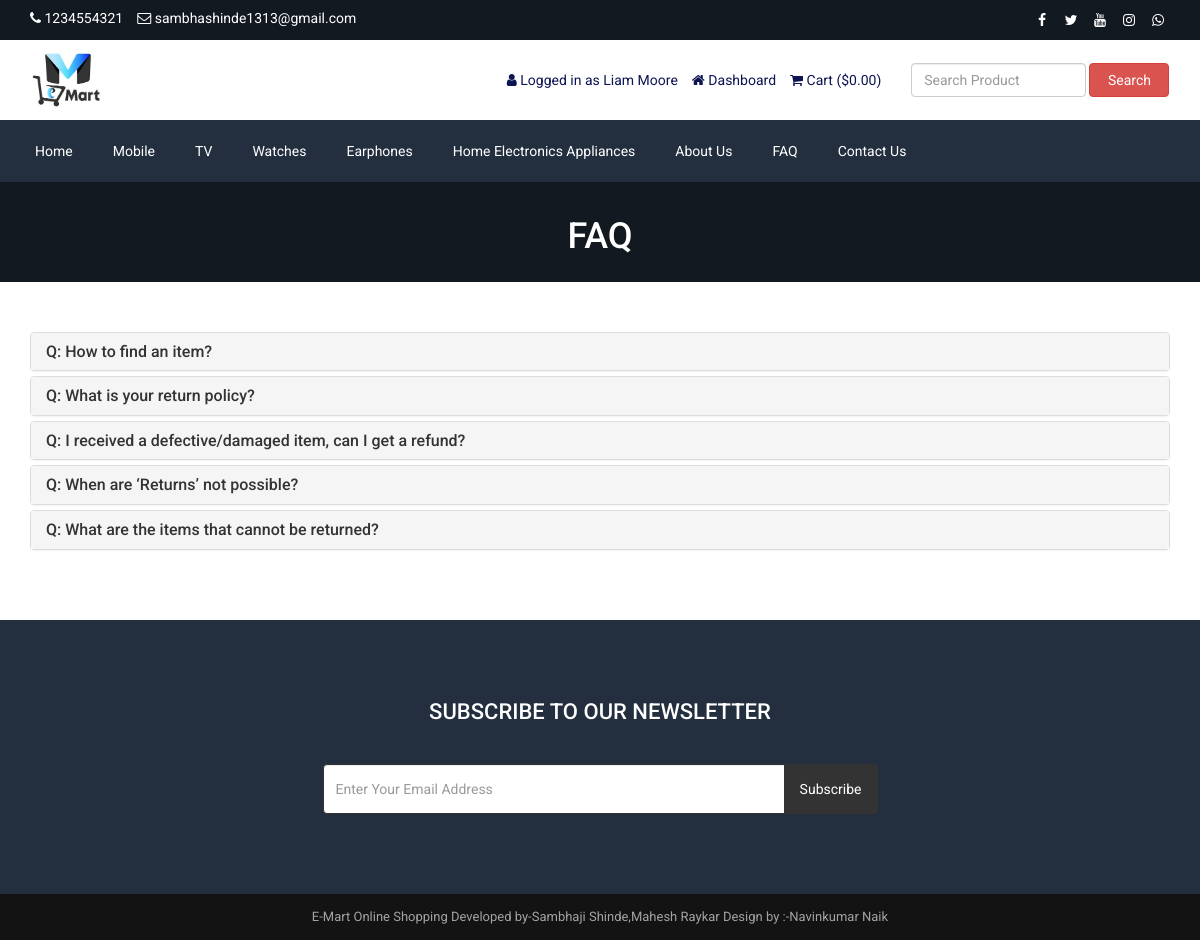
The page /faq.php (signed in) on the database its author committed.
### tables this page shows
CREATE TABLE `tbl_settings` (
  `id` int(11) NOT NULL,
  `logo` varchar(255) NOT NULL,
  `favicon` varchar(255) NOT NULL,
  `footer_about` text NOT NULL,
  `footer_copyright` text NOT NULL,
  `contact_address` text NOT NULL,
  `contact_email` varchar(255) NOT NULL,
  `contact_phone` varchar(255) NOT NULL,
  `contact_fax` varchar(255) NOT NULL,
  `contact_map_iframe` text NOT NULL,
  `receive_email` varchar(255) NOT NULL,
  `receive_email_subject` varchar(255) NOT NULL,
  `receive_email_thank_you_message` text NOT NULL,
  `forget_password_message` text NOT NULL,
  `total_recent_post_footer` int(10) NOT NULL,
  `total_popular_post_footer` int(10) NOT NULL,
  `total_recent_post_sidebar` int(11) NOT NULL,
  `total_popular_post_sidebar` int(11) NOT NULL,
  `total_featured_product_home` int(11) NOT NULL,
  `total_latest_product_home` int(11) NOT NULL,
  `total_popular_product_home` int(11) NOT NULL,
  `meta_title_home` text NOT NULL,
  `meta_keyword_home` text NOT NULL,
  `meta_description_home` text NOT NULL,
  `banner_login` varchar(255) NOT NULL,
  `banner_registration` varchar(255) NOT NULL,
  `banner_forget_password` varchar(255) NOT NULL,
  `banner_reset_password` varchar(255) NOT NULL,
  `banner_search` varchar(255) NOT NULL,
  `banner_cart` varchar(255) NOT NULL,
  `banner_checkout` varchar(255) NOT NULL,
  `banner_product_category` varchar(255) NOT NULL,
  `banner_blog` varchar(255) NOT NULL,
  `cta_title` varchar(255) NOT NULL,
  `cta_content` text NOT NULL,
  `cta_read_more_text` varchar(255) NOT NULL,
  `cta_read_more_url` varchar(255) NOT NULL,
  `cta_photo` varchar(255) NOT NULL,
  `featured_product_title` varchar(255) NOT NULL,
  `featured_product_subtitle` varchar(255) NOT NULL,
  `latest_product_title` varchar(255) NOT NULL,
  `latest_product_subtitle` varchar(255) NOT NULL,
  `popular_product_title` varchar(255) NOT NULL,
  `popular_product_subtitle` varchar(255) NOT NULL,
  `testimonial_title` varchar(255) NOT NULL,
  `testimonial_subtitle` varchar(255) NOT NULL,
  `testimonial_photo` varchar(255) NOT NULL,
  `blog_title` varchar(255) NOT NULL,
  `blog_subtitle` varchar(255) NOT NULL,
  `newsletter_text` text NOT NULL,
  `paypal_email` varchar(255) NOT NULL,
  `stripe_public_key` varchar(255) NOT NULL,
  `stripe_secret_key` varchar(255) NOT NULL,
  `bank_detail` text NOT NULL,
  `before_head` text NOT NULL,
  `after_body` text NOT NULL,
  `before_body` text NOT NULL,
  `home_service_on_off` int(11) NOT NULL,
  `home_welcome_on_off` int(11) NOT NULL,
  `home_featured_product_on_off` int(11) NOT NULL,
  `home_latest_product_on_off` int(11) NOT NULL,
  `home_popular_product_on_off` int(11) NOT NULL,
  `home_testimonial_on_off` int(11) NOT NULL,
  `home_blog_on_off` int(11) NOT NULL,
  `newsletter_on_off` int(11) NOT NULL,
  `ads_above_welcome_on_off` int(1) NOT NULL,
  `ads_above_featured_product_on_off` int(1) NOT NULL,
  `ads_above_latest_product_on_off` int(1) NOT NULL,
  `ads_above_popular_product_on_off` int(1) NOT NULL,
  `ads_above_testimonial_on_off` int(1) NOT NULL,
  `ads_category_sidebar_on_off` int(1) NOT NULL
);

CREATE TABLE `tbl_social` (
  `social_id` int(11) NOT NULL,
  `social_name` varchar(30) NOT NULL,
  `social_url` varchar(255) NOT NULL,
  `social_icon` varchar(30) NOT NULL
);

CREATE TABLE `tbl_top_category` (
  `tcat_id` int(11) NOT NULL,
  `tcat_name` varchar(255) NOT NULL,
  `show_on_menu` int(1) NOT NULL
);

CREATE TABLE `tbl_page` (
  `id` int(11) NOT NULL,
  `about_title` varchar(255) NOT NULL,
  `about_content` text NOT NULL,
  `about_banner` varchar(255) NOT NULL,
  `about_meta_title` varchar(255) NOT NULL,
  `about_meta_keyword` text NOT NULL,
  `about_meta_description` text NOT NULL,
  `faq_title` varchar(255) NOT NULL,
  `faq_banner` varchar(255) NOT NULL,
  `faq_meta_title` varchar(255) NOT NULL,
  `faq_meta_keyword` text NOT NULL,
  `faq_meta_description` text NOT NULL,
  `blog_title` varchar(255) NOT NULL,
  `blog_banner` varchar(255) NOT NULL,
  `blog_meta_title` varchar(255) NOT NULL,
  `blog_meta_keyword` text NOT NULL,
  `blog_meta_description` text NOT NULL,
  `contact_title` varchar(255) NOT NULL,
  `contact_banner` varchar(255) NOT NULL,
  `contact_meta_title` varchar(255) NOT NULL,
  `contact_meta_keyword` text NOT NULL,
  `contact_meta_description` text NOT NULL,
  `pgallery_title` varchar(255) NOT NULL,
  `pgallery_banner` varchar(255) NOT NULL,
  `pgallery_meta_title` varchar(255) NOT NULL,
  `pgallery_meta_keyword` text NOT NULL,
  `pgallery_meta_description` text NOT NULL,
  `vgallery_title` varchar(255) NOT NULL,
  `vgallery_banner` varchar(255) NOT NULL,
  `vgallery_meta_title` varchar(255) NOT NULL,
  `vgallery_meta_keyword` text NOT NULL,
  `vgallery_meta_description` text NOT NULL
);

CREATE TABLE `tbl_faq` (
  `faq_id` int(11) NOT NULL,
  `faq_title` varchar(255) NOT NULL,
  `faq_content` text NOT NULL
);

### faq.php (the view, shortened to what this page needs)
<?php require_once('header.php'); ?>
<?php
$statement = $pdo->prepare("SELECT * FROM tbl_page WHERE id=1");
$statement->execute();
$result = $statement->fetchAll(PDO::FETCH_ASSOC);
foreach ($result as $row) {
    $faq_title = $row['faq_title'];
    $faq_banner = $row['faq_banner'];
}
?>
<div class="page-banner" style="background-image: url(assets/uploads/<?php echo $faq_banner; ?>);">
    <div class="inner">
        <h1><?php echo $faq_title; ?></h1>
    </div>
</div>
<div class="page">
    <div class="container">
        <div class="row">
            <div class="col-md-12">
                <div class="panel-group" id="faqAccordion">
                    <?php
                    $statement = $pdo->prepare("SELECT * FROM tbl_faq");
                    $statement->execute();
                    $result = $statement->fetchAll(PDO::FETCH_ASSOC);
                    foreach ($result as $row) {
                        ?>
                        <div class="panel panel-default">
                            <div class="panel-heading accordion-toggle question-toggle collapsed" data-toggle="collapse" data-parent="#faqAccordion" data-target="#question<?php echo $row['faq_id']; ?>">
                                <h4 class="panel-title">
                                    Q: <?php echo $row['faq_title']; ?>
                                </h4>
                            </div>
                        </div>
                        <?php
                    }
                    ?>
                </div>
            </div>
        </div>
    </div>
</div>
<?php require_once('footer.php'); ?>

### header.php (shortened to what this page needs)
<?php
include("admin/inc/config.php");
$statement = $pdo->prepare("SELECT * FROM tbl_settings WHERE id=1");
$statement->execute();
$result = $statement->fetchAll(PDO::FETCH_ASSOC);
foreach ($result as $row)
{
	$logo = $row['logo'];
	$contact_email = $row['contact_email'];
	$contact_phone = $row['contact_phone'];
}
?>
<!DOCTYPE html>
<html lang="en">
<head>
	<link rel="stylesheet" href="assets/css/bootstrap.min.css">
	<link rel="stylesheet" href="assets/css/font-awesome.min.css">
	<link rel="stylesheet" href="assets/css/owl.carousel.min.css">
	<link rel="stylesheet" href="assets/css/owl.theme.default.min.css">
	<link rel="stylesheet" href="assets/css/jquery.bxslider.min.css">
    <link rel="stylesheet" href="assets/css/magnific-popup.css">
    <link rel="stylesheet" href="assets/css/rating.css">
	<link rel="stylesheet" href="assets/css/spacing.css">
	<link rel="stylesheet" href="assets/css/bootstrap-touch-slider.css">
	<link rel="stylesheet" href="assets/css/animate.min.css">
	<link rel="stylesheet" href="assets/css/tree-menu.css">
	<link rel="stylesheet" href="assets/css/select2.min.css">
	<link rel="stylesheet" href="assets/css/main.css">
	<link rel="stylesheet" href="assets/css/responsive.css">
	<?php
	$statement = $pdo->prepare("SELECT * FROM tbl_page WHERE id=1");
	$statement->execute();
	$result = $statement->fetchAll(PDO::FETCH_ASSOC);
		?>
</head>
<body>
<div class="top">
	<div class="container">
		<div class="row">
			<div class="col-md-6 col-sm-6 col-xs-12">
				<div class="left">
					<ul>
						<li><i class="fa fa-phone"></i> <?php echo $contact_phone; ?></li>
						<li><i class="fa fa-envelope-o"></i> <?php echo $contact_email; ?></li>
					</ul>
				</div>
			</div>
			<div class="col-md-6 col-sm-6 col-xs-12">
				<div class="right">
					<ul>
						<?php
						$statement = $pdo->prepare("SELECT * FROM tbl_social");
						$statement->execute();
						$result = $statement->fetchAll(PDO::FETCH_ASSOC);
						foreach ($result as $row) {
							?>
							<?php if($row['social_url'] != ''): ?>
							<li><a href="<?php echo $row['social_url']; ?>"><i class="<?php echo $row['social_icon']; ?>"></i></a></li>
							<?php endif; ?>
							<?php
						}
						?>
					</ul>
				</div>
			</div>
		</div>
	</div>
</div>
<div class="header">
	<div class="container">
		<div class="row inner">
			<div class="col-md-4 logo">
				<a href="index.php"><img src="assets/uploads/<?php echo $logo; ?>" alt="logo image"></a>
			</div>
			<div class="col-md-5 right">
				<ul>
					<?php
					if(isset($_SESSION['customer'])) {
						?>
						<li><i class="fa fa-user"></i> <?php echo LANG_VALUE_13; ?> <?php echo $_SESSION['customer']['cust_name']; ?></li>
						<li><a href="dashboard.php"><i class="fa fa-home"></i> <?php echo LANG_VALUE_89; ?></a></li>
						<?php
					} else {
						?>
						<li><a href="login.php"><i class="fa fa-sign-in"></i> <?php echo LANG_VALUE_9; ?></a></li>
						<li><a href="registration.php"><i class="fa fa-user-plus"></i> <?php echo LANG_VALUE_15; ?></a></li>
						<?php
					}
					?>
					<li><a href="cart.php"><i class="fa fa-shopping-cart"></i> <?php echo LANG_VALUE_18; ?> (<?php echo LANG_VALUE_1; ?><?php
					if(isset($_SESSION['cart_p_id'])) {
						$table_total_price = 0;
						$i=0;
	                    foreach($_SESSION['cart_p_qty'] as $key => $value)
	                    {
	                        $i++;
	                        $arr_cart_p_qty[$i] = $value;
	                    }                    $i=0;
	                    foreach($_SESSION['cart_p_current_price'] as $key => $value)
	                    {
	                        $i++;
	                        $arr_cart_p_current_price[$i] = $value;
	                    }
	                    for($i=1;$i<=count($arr_cart_p_qty);$i++) {
	                    	$row_total_price = $arr_cart_p_current_price[$i]*$arr_cart_p_qty[$i];
	                        $table_total_price = $table_total_price + $row_total_price;
	                    }
						echo $table_total_price;
					} else {
						echo '0.00';
					}
					?>)</a></li>
				</ul>
			</div>
			<div class="col-md-3 search-area">
				<form class="navbar-form navbar-left" role="search" action="search-result.php" method="get">
					<div class="form-group">
						<input type="text" class="form-control search-top" placeholder="<?php echo LANG_VALUE_2; ?>" name="search_text">
					</div>
					<button type="submit" class="btn btn-danger"><?php echo LANG_VALUE_3; ?></button>
				</form>
			</div>
		</div>
	</div>
</div>
<div class="nav">
	<div class="container">
		<div class="row">
			<div class="col-md-12 pl_0 pr_0">
				<div class="menu-container">
					<div class="menu">
						<ul>
							<li><a href="index.php">Home</a></li>
							<?php
							$statement = $pdo->prepare("SELECT * FROM tbl_top_category WHERE show_on_menu=1");
							$statement->execute();
							$result = $statement->fetchAll(PDO::FETCH_ASSOC);
							foreach ($result as $row) {
								?>
								<li><a href="product-category.php?id=<?php echo $row['tcat_id']; ?>&type=top-category"><?php echo $row['tcat_name']; ?></a>
								</li>
								<?php
							}
							?>
							<?php
							$statement = $pdo->prepare("SELECT * FROM tbl_page WHERE id=1");
							$statement->execute();
							$result = $statement->fetchAll(PDO::FETCH_ASSOC);
							foreach ($result as $row) {
								$about_title = $row['about_title'];
								$faq_title = $row['faq_title'];
								$contact_title = $row['contact_title'];
							}
							?>
							<li><a href="about.php"><?php echo $about_title; ?></a></li>
							<li><a href="faq.php"><?php echo $faq_title; ?></a></li>
							<li><a href="contact.php"><?php echo $contact_title; ?></a></li>
						</ul>
					</div>
				</div>
			</div>
		</div>
	</div>
</div>

### footer.php (shortened to what this page needs)
<?php
$statement = $pdo->prepare("SELECT * FROM tbl_settings WHERE id=1");
$statement->execute();
$result = $statement->fetchAll(PDO::FETCH_ASSOC);
foreach ($result as $row)
{
	$footer_copyright = $row['footer_copyright'];
    $newsletter_on_off = $row['newsletter_on_off'];
}
?>
<?php if($newsletter_on_off == 1): ?>
<section class="home-newsletter">
	<div class="container">
		<div class="row">
			<div class="col-md-6 col-md-offset-3">
				<div class="single">
				<form action="" method="post">
					<h2><?php echo LANG_VALUE_93; ?></h2>
					<div class="input-group">
			        	<input type="email" class="form-control" placeholder="<?php echo LANG_VALUE_95; ?>" name="email_subscribe">
			         	<span class="input-group-btn">
			         	<button class="btn btn-theme" type="submit" name="form_subscribe"><?php echo LANG_VALUE_92; ?></button>
			         	</span>
			        </div>
				</div>
			</div>
		</div>
	</div>
</section>
<?php endif; ?>
<div class="footer-bottom">
	<div class="container">
		<div class="row">
			<div class="col-md-12 copyright">
				<?php echo $footer_copyright; ?>
			</div>
		</div>
	</div>
</div>
</body>
</html>

### rows shown on the page
tbl_settings: contact_phone "1234554321", contact_email "sambhashinde1313@gmail.com", logo (picture), footer_copyright "E-Mart Online Shopping Developed by-Sambhaji Shinde,Mahesh Raykar Design by :-Navinkumar Naik"
tbl_top_category: tcat_name "Mobile"
tbl_top_category: tcat_name "TV"
tbl_top_category: tcat_name "Watches"
tbl_top_category: tcat_name "Earphones"
tbl_top_category: tcat_name "Home Electronics Appliances"
tbl_page: about_title "About Us", faq_title "FAQ", contact_title "Contact Us", faq_banner (picture)
tbl_faq: faq_title "How to find an item?"
tbl_faq: faq_title "What is your return policy?"
tbl_faq: faq_title "I received a defective/damaged item, can I get a refund?"
tbl_faq: faq_title "When are ‘Returns’ not possible?"
tbl_faq: faq_title "What are the items that cannot be returned?"

### other values the page prints
LANG_VALUE_13 "Logged in as"
$_SESSION['customer']['cust_name'] "Liam Moore"
LANG_VALUE_89 "Dashboard"
LANG_VALUE_18 "Cart"
LANG_VALUE_1 "$"
LANG_VALUE_3 "Search"
LANG_VALUE_93 "SUBSCRIBE TO OUR NEWSLETTER"
LANG_VALUE_92 "Subscribe"
